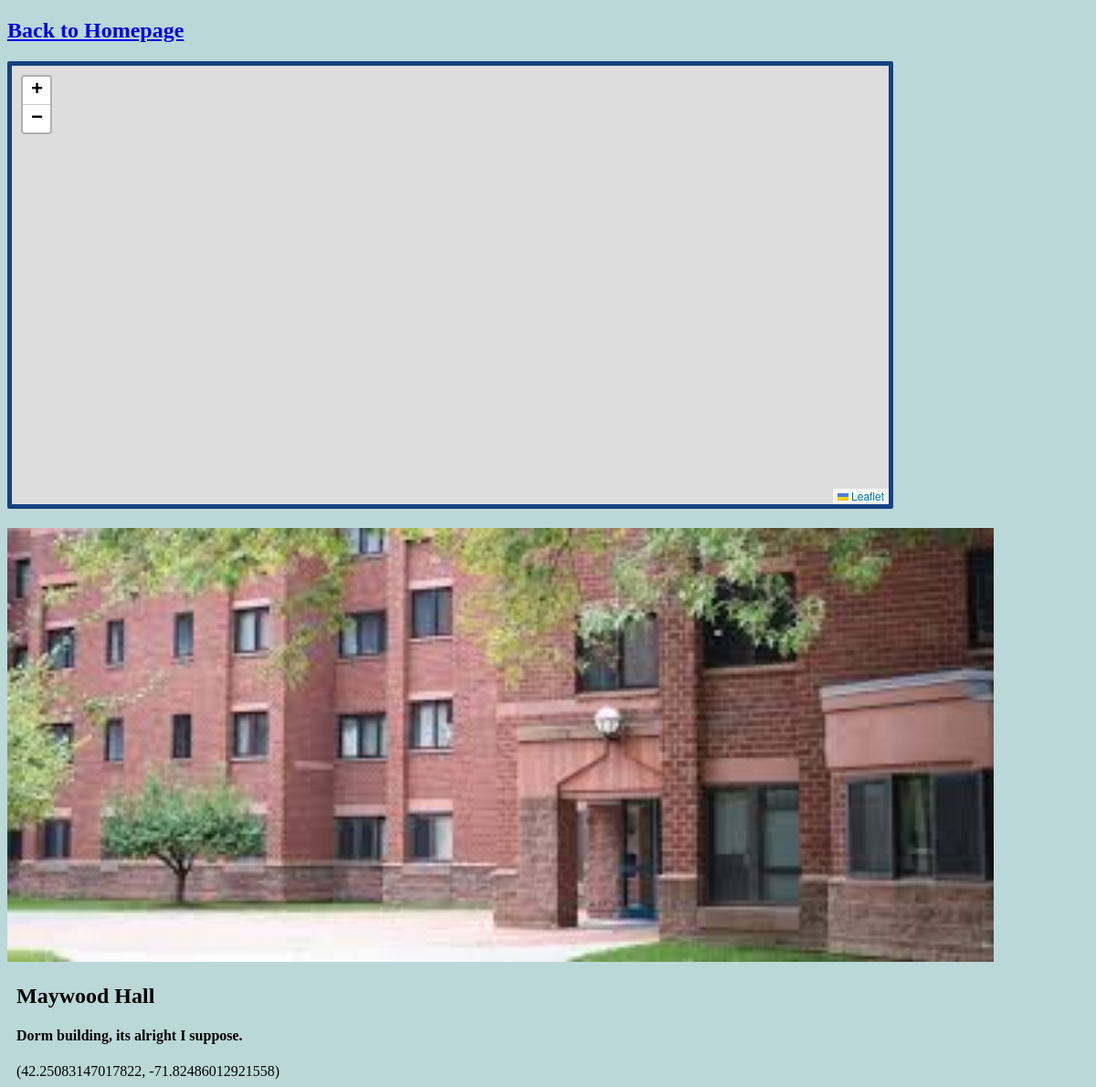
Page /home/1/ on the earlier database version.
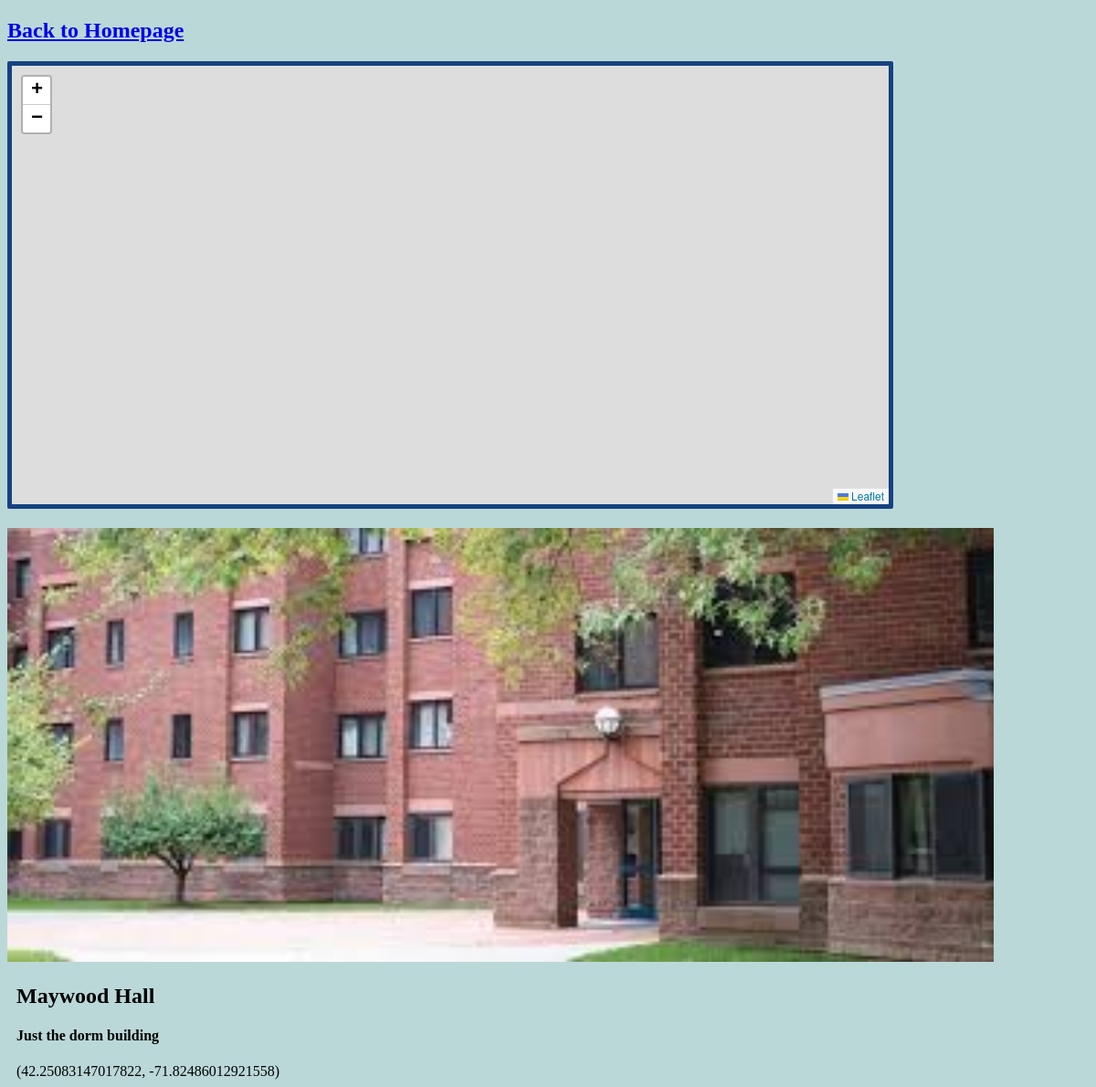
Same page on the later database version.
### maps/models.py (models this page shows)
class Spot(models.Model):
    spot_name = models.CharField(max_length=64)
    spot_description = models.CharField(max_length=256)
    spot_latitude = models.FloatField(default=0)
    spot_longitude = models.FloatField(default=0)
    photo = models.ImageField(upload_to = "media/spotPhotos")

### maps/views.py (the view)
# urls.py: path("<int:spot_id>/", views.SpotPage, name="spot home"),
def SpotPage(request, spot_id):
    spot_list = Spot.objects.filter(id=spot_id)
    cord_list = Spot.objects.filter(id=spot_id).values('id','spot_name','spot_latitude','spot_longitude') # context for javascript (map marker creation)
    context = {
        "spots": list(spot_list),
        "cords": list(cord_list),
    }
    template = loader.get_template("MapSpot.html")
    return HttpResponse(template.render(context, request))

### maps/templates/MapSpot.html (shortened to what this page needs)
{% extends 'HomeSpot.html' %}
{% block content %}
<div id="map" style = "height: 60vh; width: 80vw;"></div>
{% endblock content %}

### maps/templates/HomeSpot.html (shortened to what this page needs)
<!DOCTYPE html>
<html lang="en">
<head>
    <link rel="stylesheet" href="https://unpkg.com/leaflet@1.9.4/dist/leaflet.css" />
</head>
<body class="container">
    <a href="/home/"><h2>Back to Homepage</h2></a>
    {% block content %}{% endblock content %}
    {% if spots %}
        <ul>
            {% for spot in spots %}
                <a href="/home/{{ spot.id }}/">
                <img src="{{ spot.photo.url }}" style="width: 90vw;">
                </a>
                <li> <h2>{{spot.spot_name}}</h2> </li>
                <ul>
                    <li> <h4>{{spot.spot_description}}</h4> </li>
                    <li> ({{spot.spot_latitude}}, {{spot.spot_longitude}}) </li>
                </ul>
            {% endfor %}
        </ul>
    {% endif %}
</body>
</html>

Differences in the rows shown:
changed Spot "Maywood Hall": spot_description "Dorm building, its alright I suppose." → "Just the dorm building"
